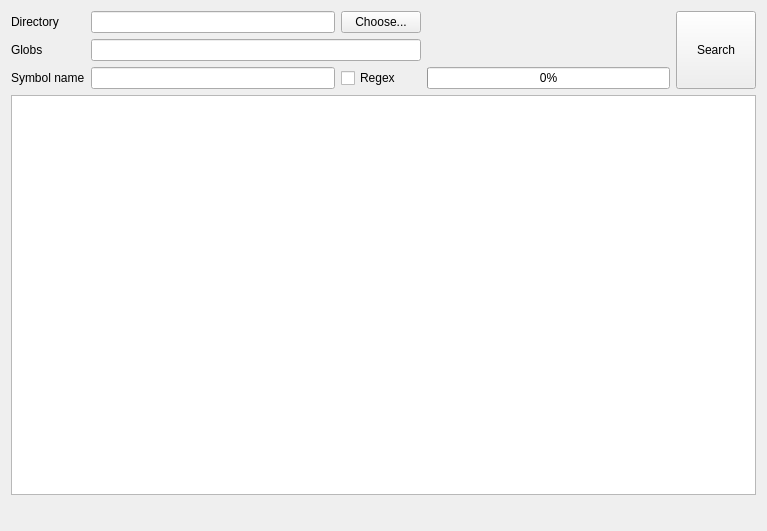
<?xml version="1.0" encoding="UTF-8"?>
<ui version="4.0">
 <class>Workspace</class>
 <widget class="QWidget" name="Workspace">
  <property name="geometry">
   <rect>
    <x>0</x>
    <y>0</y>
    <width>767</width>
    <height>531</height>
   </rect>
  </property>
  <property name="windowTitle">
   <string>Form</string>
  </property>
  <layout class="QGridLayout" name="gridLayout_2">
   <item row="0" column="0">
    <layout class="QGridLayout" name="gridLayout">
     <item row="0" column="3">
      <spacer name="horizontalSpacer">
       <property name="orientation">
        <enum>Qt::Horizontal</enum>
       </property>
       <property name="sizeType">
        <enum>QSizePolicy::Expanding</enum>
       </property>
       <property name="sizeHint" stdset="0">
        <size>
         <width>40</width>
         <height>20</height>
        </size>
       </property>
      </spacer>
     </item>
     <item row="1" column="0">
      <widget class="QLabel" name="lblExtensions">
       <property name="text">
        <string>Globs</string>
       </property>
      </widget>
     </item>
     <item row="0" column="0">
      <widget class="QLabel" name="lblGlobs">
       <property name="sizePolicy">
        <sizepolicy hsizetype="Preferred" vsizetype="Preferred">
         <horstretch>0</horstretch>
         <verstretch>0</verstretch>
        </sizepolicy>
       </property>
       <property name="text">
        <string>Directory</string>
       </property>
      </widget>
     </item>
     <item row="0" column="4" rowspan="3">
      <widget class="QPushButton" name="pbSearch">
       <property name="sizePolicy">
        <sizepolicy hsizetype="Minimum" vsizetype="Preferred">
         <horstretch>0</horstretch>
         <verstretch>0</verstretch>
        </sizepolicy>
       </property>
       <property name="text">
        <string>Search</string>
       </property>
      </widget>
     </item>
     <item row="2" column="0">
      <widget class="QLabel" name="lblSymbol">
       <property name="text">
        <string>Symbol name</string>
       </property>
      </widget>
     </item>
     <item row="3" column="0" colspan="5">
      <widget class="QTableView" name="tvResults"/>
     </item>
     <item row="0" column="1">
      <widget class="QLineEdit" name="leDirectory"/>
     </item>
     <item row="0" column="2">
      <widget class="QPushButton" name="pbChooseDir">
       <property name="text">
        <string>Choose...</string>
       </property>
      </widget>
     </item>
     <item row="1" column="1" colspan="2">
      <widget class="QLineEdit" name="leGlobs"/>
     </item>
     <item row="2" column="1">
      <widget class="QLineEdit" name="leSymbolName"/>
     </item>
     <item row="2" column="2">
      <widget class="QCheckBox" name="chbRegex">
       <property name="text">
        <string>Regex</string>
       </property>
      </widget>
     </item>
     <item row="2" column="3">
      <widget class="QProgressBar" name="pbProgress">
       <property name="value">
        <number>0</number>
       </property>
      </widget>
     </item>
     <item row="4" column="0" colspan="5">
      <widget class="QStatusBar" name="statusBar">
       <property name="sizeGripEnabled">
        <bool>false</bool>
       </property>
      </widget>
     </item>
    </layout>
   </item>
  </layout>
 </widget>
 <resources/>
 <connections/>
</ui>
